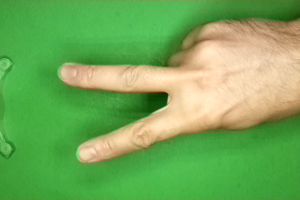
#> input picture 2023.01/01.06.d68_dl/raw_data/s/m5ykDPqbTkPOEgWW.png, 300 x 200 px; its folder holds only this picture in this run
$ python ex02_image_resize.py
#> lines starting #> are read from the running program, lines starting #| are printed output that depends on the picture
from PIL import Image # pip install Pillow
import os
import glob

def padding(pil_img, set_size, background_color):
    width, height = pil_img.size
    w = set_size - width
    h = set_size - height
    if height != set_size & width != set_size :
        result = Image.new(pil_img.mode, (set_size, set_size), background_color)
        # image add(추가할 이미지, 붙일 위치(가로, 세로))
        result.paste(pil_img, (h // 2, w // 2))
        return result
    else:
        return pil_img

file_path = "./0113/raw_data"   # 위치 자신의 파일경로에 맞게 변경 필요
image_list = glob.glob(os.path.join(file_path, "*","*"))
folder_list = glob.glob(os.path.join(file_path, "*"))
for create_folder in folder_list:
    create_folder= create_folder.replace("raw_data", "resize_data")
    os.makedirs(create_folder, exist_ok=True)

for item_path in image_list:
    try:
        newfile_path = item_path.replace("raw_data", "resize_data") # raw_data -> resize_data
        # 확장자 변환 (raw_data 확장자에 따라 수정 필요)
        newfile_path = newfile_path.replace(".jpg", ".png")         # png로 변환
        # newfile_path = newfile_path.replace(".jpeg", ".png")
        # newfile_path = newfile_path.replace(".PNG", ".png")
        # newfile_path = newfile_path.replace(".JPG", ".png")

        image = Image.open(item_path)
#> image is the input picture: PIL image 300x200 RGB; mean R, G, B 115.2, 170.8, 88.9
        new_image = image.resize((112,112))
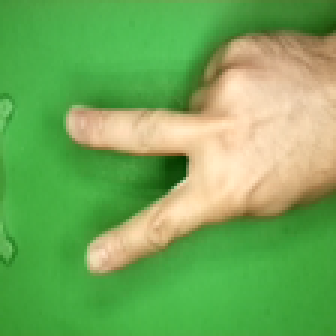
#> new_image: PIL image 112x112 RGB (shown 3 times larger); mean R, G, B 115.1, 170.8, 88.9
        new_image = padding(new_image, 224, (0,0,0))
#> in padding, `result = Image.new(pil_img.mode, (set_size, set_size), background_color)`: result: PIL image 224x224 RGB; every value is 0
#> in padding, `result.paste(pil_img, (h // 2, w // 2))`:
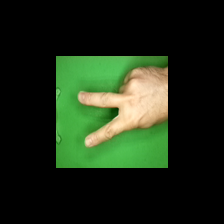
#> result: PIL image 224x224 RGB; mean R, G, B 28.8, 42.7, 22.2
        new_image.save(newfile_path)
    except Exception as e:
        print('Error 발생', e)
